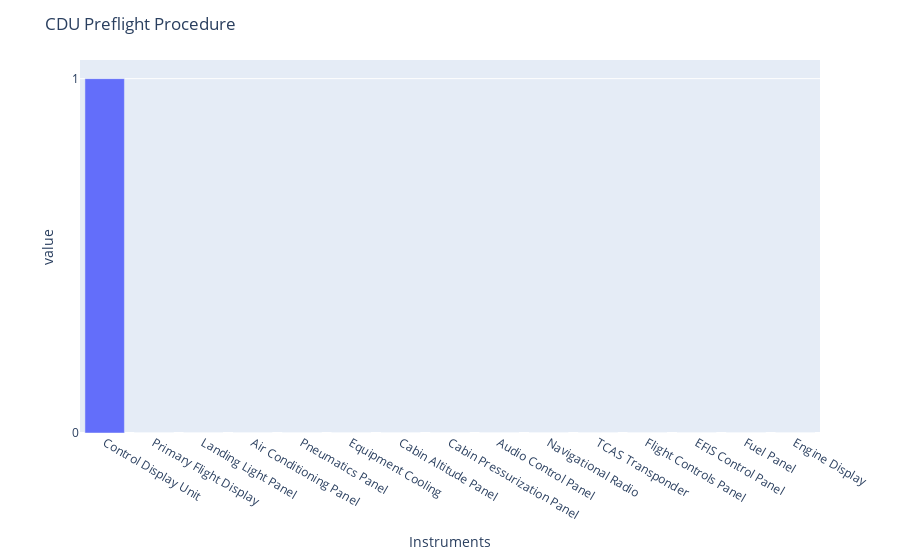

This figure's notebook cell:
### Code cell
temp = meltedPhases[meltedPhases.Procedures == 'CDU Preflight Procedure']
fig = px.bar(temp, x='Instruments', y='value')
fig.update_layout(title="CDU Preflight Procedure")
fig.update_yaxes(nticks=2)
fig.show()

### Figure 1 — Plotly figure (JSON) as saved in the notebook; plotly's stock layout.template omitted (floating-point values rounded to 4 significant figures)
{"data": [{"alignmentgroup": "True", "hovertemplate": "Instruments=%{x}<br>value=%{y}<extra></extra>", "legendgroup": "", "marker": {"color": "#636efa"}, "name": "", "offsetgroup": "", "orientation": "v", "showlegend": false, "textposition": "auto", "type": "bar", "x": ["Control Display Unit", "Primary Flight Display", "Landing Light Panel", "Air Conditioning Panel", "Pneumatics Panel", "Equipment Cooling", "Cabin Altitude Panel", "Cabin Pressurization Panel", "Audio Control Panel", "Navigational Radio", "TCAS Transponder", "Flight Controls Panel", "EFIS Control Panel", "Fuel Panel", "Engine Display"], "xaxis": "x", "y": [1, 0, 0, 0, 0, 0, 0, 0, 0, 0, 0, 0, 0, 0, 0], "yaxis": "y"}], "layout": {"barmode": "relative", "legend": {"tracegroupgap": 0}, "margin": {"t": 60}, "title": {"text": "CDU Preflight Procedure"}, "xaxis": {"anchor": "y", "domain": [0, 1], "title": {"text": "Instruments"}}, "yaxis": {"anchor": "x", "domain": [0, 1], "nticks": 2, "title": {"text": "value"}}}}
